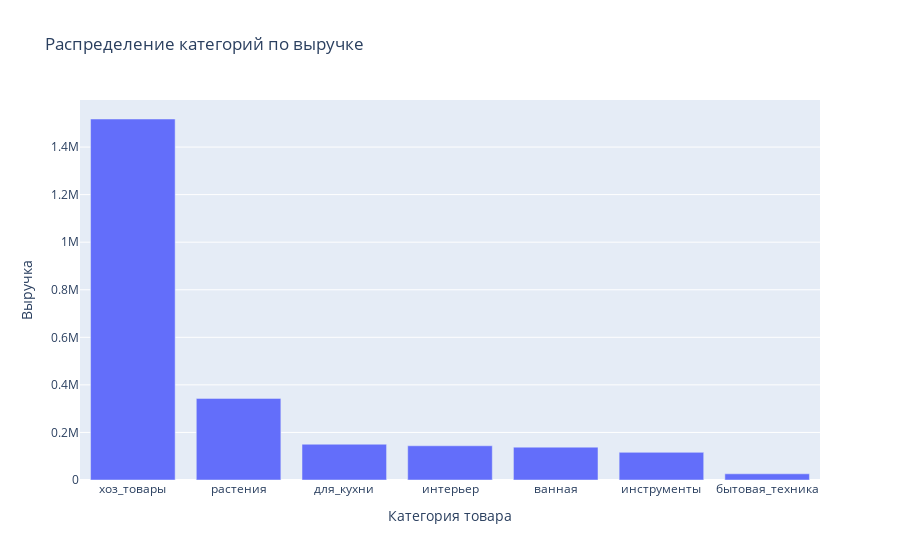

Here is the notebook cell this chart was saved with:
### Markdown cell above
## Проанализируем общую выручку по категориям

### Code cell
fig = px.bar(avg_check, x='category', y='sum_price', 
             labels={'category': 'Категория товара', 'sum_price': 'Выручка'},
             title='Распределение категорий по выручке')
fig.update_xaxes(categoryorder='total descending')
fig.show()

### Figure 1 — Plotly figure (JSON) as saved in the notebook; plotly's stock layout.template omitted (floating-point values rounded to 4 significant figures)
{"data": [{"alignmentgroup": "True", "hovertemplate": "Категория товара=%{x}<br>Выручка=%{y}<extra></extra>", "legendgroup": "", "marker": {"color": "#636efa", "pattern": {"shape": ""}}, "name": "", "offsetgroup": "", "orientation": "v", "showlegend": false, "textposition": "auto", "type": "bar", "x": ["инструменты", "хоз_товары", "ванная", "бытовая_техника", "интерьер", "для_кухни", "растения"], "xaxis": "x", "y": [116286, 1517966, 138122, 26066, 143898, 150468, 343143], "yaxis": "y"}], "layout": {"autosize": true, "barmode": "relative", "legend": {"tracegroupgap": 0}, "title": {"text": "Распределение категорий по выручке"}, "xaxis": {"anchor": "y", "autorange": true, "categoryorder": "total descending", "domain": [0, 1], "range": [-0.5, 6.5], "title": {"text": "Категория товара"}, "type": "category"}, "yaxis": {"anchor": "x", "autorange": true, "domain": [0, 1], "range": [0, 1598000.0], "title": {"text": "Выручка"}, "type": "linear"}}}
